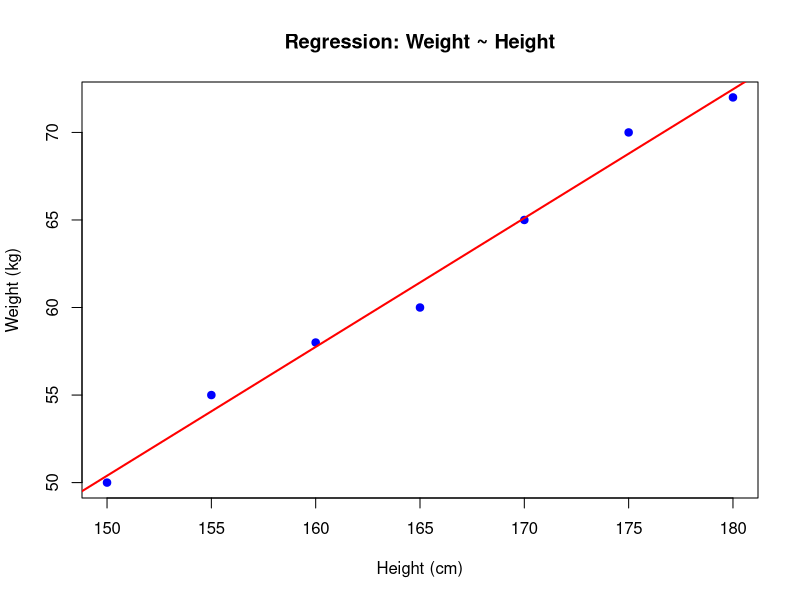

This figure's R source:
# regression_example.R

# Linear Regression R


# dataset 

height <- c(150, 155, 160, 165, 170, 175, 180)

weight <- c(50, 55, 58, 60, 65, 70, 72)



data <- data.frame(height, weight)




print("dataset:")

print(data)



# Linear Model (weight ~ height)

model <- lm(weight ~ height, data = data)



# regression

print("Summary:")

print(summary(model))



# model 

new_heights <- data.frame(height = c(162, 168, 182))

predictions <- predict(model, newdata = new_heights)



print("Prediction:")

print(data.frame(new_heights, predicted_weight = predictions))



# regression
plot(data$height, data$weight,
     main="Regression: Weight ~ Height",
     xlab="Height (cm)", ylab="Weight (kg)", 
     pch=19, col="blue")

abline(model, col="red", lwd=2)

